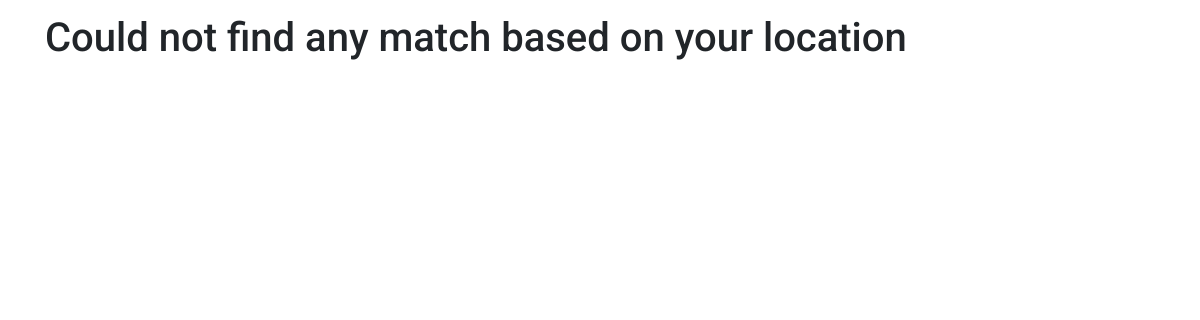
Before: /suggestion.php?address=cuttack with the older database file.
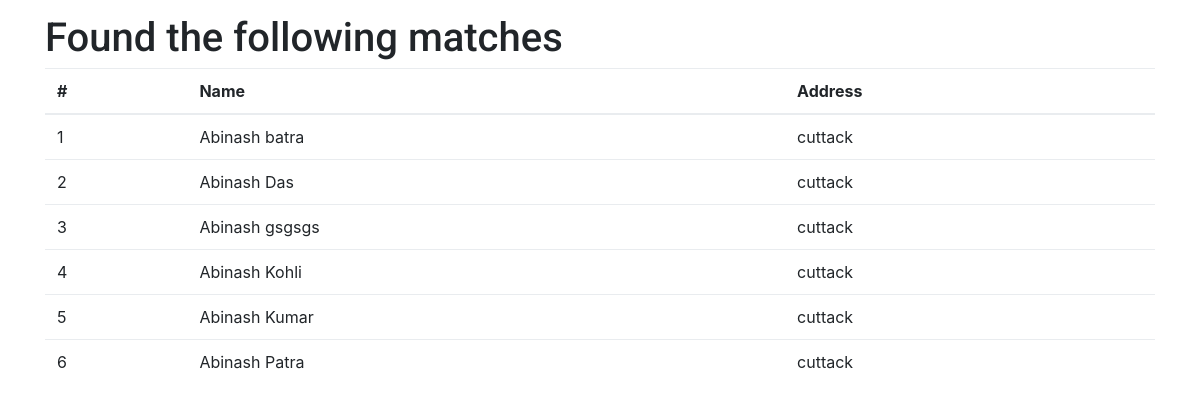
After: the same page with the newer database file.
### tables this page shows
CREATE TABLE `user_info` (
  `name` varchar(30) NOT NULL,
  `email` varchar(255) NOT NULL,
  `address` varchar(255) NOT NULL
);

### suggestion.php (the view, shortened to what this page needs)
<html>
<head>
<link rel="stylesheet" type="text/css" href="css\bootstrap.min.css">
</head>
<body>
<div class="container">
<?php
require "conn.php";
if(isset($_GET['address'])){
	$name=$_GET['name'];
	$address=$_GET['address'];
	$query="SELECT * FROM user_info WHERE address='$address' AND name!='$name'";
	$result=mysqli_query($conn,$query);
	$num_rows=mysqli_num_rows($result);
		if(!$num_rows){
		echo"<h1 class='mt-3'>Could not find any match based on your location</h1>";
	}else{
		$i=0;
		echo"<h1 class='mt-3'>Found the following matches</h1>";
		echo"<table class='table'>";
		echo"<thead>";
		echo"<tr>";
		echo"<th>#</th>";
		echo"<th>Name</th>";
		echo"<th>Address</th>";
		echo"</tr>";
		echo"</thead>";
		while($row=mysqli_fetch_assoc($result)){
			$i+=1;
			echo"<tr>";
			echo"<td>".$i."</td>";
			echo"<td>".$row['name']."</td>";
			echo"<td>".$row['address']."</td>";
			echo"</tr>";
		}
		echo"</table>";
	}
}
?>
</div>
</body>
</html>

Changed rows visible on the page:
now on this page (row edited): user_info: name "Abinash batra", address "cuttack"
now on this page (row edited): user_info: name "Abinash Das", address "cuttack"
now on this page (row edited): user_info: name "Abinash gsgsgs", address "cuttack"
now on this page (row edited): user_info: name "Abinash Kohli", address "cuttack"
now on this page (row edited): user_info: name "Abinash Kumar", address "cuttack"
now on this page (row edited): user_info: name "Abinash Patra", address "cuttack"
Other visible differences:
text no longer shown: "Could not find any match based on your location"
text now shown: "Found the following matches # Name Address"
